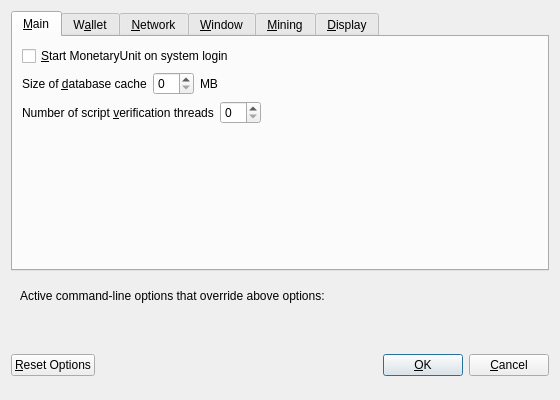
<?xml version="1.0" encoding="UTF-8"?>
<ui version="4.0">
 <class>OptionsDialog</class>
 <widget class="QDialog" name="OptionsDialog">
  <property name="geometry">
   <rect>
    <x>0</x>
    <y>0</y>
    <width>560</width>
    <height>400</height>
   </rect>
  </property>
  <property name="windowTitle">
   <string>Options</string>
  </property>
  <property name="modal">
   <bool>true</bool>
  </property>
  <layout class="QVBoxLayout" name="verticalLayout">
   <item>
    <widget class="QTabWidget" name="tabWidget">
     <property name="currentIndex">
      <number>0</number>
     </property>
     <widget class="QWidget" name="tabMain">
      <attribute name="title">
       <string>&amp;Main</string>
      </attribute>
      <layout class="QVBoxLayout" name="verticalLayout_Main">
       <item>
        <widget class="QCheckBox" name="bitcoinAtStartup">
         <property name="toolTip">
          <string>Automatically start MonetaryUnit after logging in to the system.</string>
         </property>
         <property name="text">
          <string>&amp;Start MonetaryUnit on system login</string>
         </property>
        </widget>
       </item>
       <item>
        <layout class="QHBoxLayout" name="horizontalLayout_2_Main">
         <item>
          <widget class="QLabel" name="databaseCacheLabel">
           <property name="text">
            <string>Size of &amp;database cache</string>
           </property>
           <property name="textFormat">
            <enum>Qt::PlainText</enum>
           </property>
           <property name="buddy">
            <cstring>databaseCache</cstring>
           </property>
          </widget>
         </item>
         <item>
          <widget class="QSpinBox" name="databaseCache"/>
         </item>
         <item>
          <widget class="QLabel" name="databaseCacheUnitLabel">
           <property name="text">
            <string>MB</string>
           </property>
           <property name="textFormat">
            <enum>Qt::PlainText</enum>
           </property>
          </widget>
         </item>
         <item>
          <spacer name="horizontalSpacer_2_Main">
           <property name="orientation">
            <enum>Qt::Horizontal</enum>
           </property>
           <property name="sizeHint" stdset="0">
            <size>
             <width>40</width>
             <height>20</height>
            </size>
           </property>
          </spacer>
         </item>
        </layout>
       </item>
       <item>
        <layout class="QHBoxLayout" name="horizontalLayout_3_Main">
         <item>
          <widget class="QLabel" name="threadsScriptVerifLabel">
           <property name="text">
            <string>Number of script &amp;verification threads</string>
           </property>
           <property name="textFormat">
            <enum>Qt::PlainText</enum>
           </property>
           <property name="buddy">
            <cstring>threadsScriptVerif</cstring>
           </property>
          </widget>
         </item>
         <item>
          <widget class="QSpinBox" name="threadsScriptVerif">
           <property name="toolTip">
            <string>(0 = auto, &lt;0 = leave that many cores free)</string>
           </property>
          </widget>
         </item>
         <item>
          <spacer name="horizontalSpacer_3_Main">
           <property name="orientation">
            <enum>Qt::Horizontal</enum>
           </property>
           <property name="sizeHint" stdset="0">
            <size>
             <width>40</width>
             <height>20</height>
            </size>
           </property>
          </spacer>
         </item>
        </layout>
       </item>
       <item>
        <spacer name="verticalSpacer_Main">
         <property name="orientation">
          <enum>Qt::Vertical</enum>
         </property>
         <property name="sizeHint" stdset="0">
          <size>
           <width>20</width>
           <height>40</height>
          </size>
         </property>
        </spacer>
       </item>
      </layout>
     </widget>
     <widget class="QWidget" name="tabWallet">
      <attribute name="title">
       <string>W&amp;allet</string>
      </attribute>
      <layout class="QVBoxLayout" name="verticalLayout_Wallet">
       <item>
        <widget class="QLabel" name="transactionFeeInfoLabel">
         <property name="text">
          <string>Optional transaction fee per kB that helps make sure your transactions are processed quickly. Most transactions are 1 kB.</string>
         </property>
         <property name="textFormat">
          <enum>Qt::PlainText</enum>
         </property>
         <property name="wordWrap">
          <bool>true</bool>
         </property>
        </widget>
       </item>
       <item>
        <layout class="QHBoxLayout" name="horizontalLayout_1_Wallet">
         <item>
          <widget class="QLabel" name="transactionFeeLabel">
           <property name="text">
            <string>Pay transaction &amp;fee</string>
           </property>
           <property name="textFormat">
            <enum>Qt::PlainText</enum>
           </property>
           <property name="buddy">
            <cstring>transactionFee</cstring>
           </property>
          </widget>
         </item>
         <item>
          <widget class="BitcoinAmountField" name="transactionFee"/>
         </item>
         <item>
          <spacer name="horizontalSpacer_1_Wallet">
           <property name="orientation">
            <enum>Qt::Horizontal</enum>
           </property>
           <property name="sizeHint" stdset="0">
            <size>
             <width>40</width>
             <height>20</height>
            </size>
           </property>
          </spacer>
         </item>
        </layout>
       </item>
       <item>
        <spacer name="verticalSpacer_Wallet">
         <property name="orientation">
          <enum>Qt::Vertical</enum>
         </property>
         <property name="sizeHint" stdset="0">
          <size>
           <width>20</width>
           <height>40</height>
          </size>
         </property>
        </spacer>
       </item>
       <item>
        <widget class="QGroupBox" name="groupBox">
         <property name="title">
          <string>Expert</string>
         </property>
         <layout class="QVBoxLayout" name="verticalLayout_2">
          <item>
           <widget class="QCheckBox" name="coinControlFeatures">
            <property name="toolTip">
             <string>Whether to show coin control features or not.</string>
            </property>
            <property name="text">
             <string>Enable coin &amp;control features</string>
            </property>
           </widget>
          </item>
          <item>
           <widget class="QCheckBox" name="spendZeroConfChange">
            <property name="toolTip">
             <string>If you disable the spending of unconfirmed change, the change from a transaction cannot be used until that transaction has at least one confirmation. This also affects how your balance is computed.</string>
            </property>
            <property name="text">
             <string>&amp;Spend unconfirmed change</string>
            </property>
           </widget>
          </item>
         </layout>
        </widget>
       </item>
      </layout>
     </widget>
     <widget class="QWidget" name="tabNetwork">
      <attribute name="title">
       <string>&amp;Network</string>
      </attribute>
      <layout class="QVBoxLayout" name="verticalLayout_Network">
       <item>
        <widget class="QCheckBox" name="mapPortUpnp">
         <property name="toolTip">
          <string>Automatically open the MonetaryUnit client port on the router. This only works when your router supports UPnP and it is enabled.</string>
         </property>
         <property name="text">
          <string>Map port using &amp;UPnP</string>
         </property>
        </widget>
       </item>
       <item>
        <widget class="QCheckBox" name="connectSocks">
         <property name="toolTip">
          <string>Connect to the MonetaryUnit network through a SOCKS proxy.</string>
         </property>
         <property name="text">
          <string>&amp;Connect through SOCKS proxy (default proxy):</string>
         </property>
        </widget>
       </item>
       <item>
        <layout class="QHBoxLayout" name="horizontalLayout_1_Network">
         <item>
          <widget class="QLabel" name="proxyIpLabel">
           <property name="text">
            <string>Proxy &amp;IP:</string>
           </property>
           <property name="textFormat">
            <enum>Qt::PlainText</enum>
           </property>
           <property name="buddy">
            <cstring>proxyIp</cstring>
           </property>
          </widget>
         </item>
         <item>
          <widget class="QValidatedLineEdit" name="proxyIp">
           <property name="minimumSize">
            <size>
             <width>140</width>
             <height>0</height>
            </size>
           </property>
           <property name="maximumSize">
            <size>
             <width>140</width>
             <height>16777215</height>
            </size>
           </property>
           <property name="toolTip">
            <string>IP address of the proxy (e.g. IPv4: 127.0.0.1 / IPv6: ::1)</string>
           </property>
          </widget>
         </item>
         <item>
          <widget class="QLabel" name="proxyPortLabel">
           <property name="text">
            <string>&amp;Port:</string>
           </property>
           <property name="textFormat">
            <enum>Qt::PlainText</enum>
           </property>
           <property name="buddy">
            <cstring>proxyPort</cstring>
           </property>
          </widget>
         </item>
         <item>
          <widget class="QLineEdit" name="proxyPort">
           <property name="minimumSize">
            <size>
             <width>55</width>
             <height>0</height>
            </size>
           </property>
           <property name="maximumSize">
            <size>
             <width>55</width>
             <height>16777215</height>
            </size>
           </property>
           <property name="toolTip">
            <string>Port of the proxy (e.g. 9050)</string>
           </property>
          </widget>
         </item>
         <item>
          <widget class="QLabel" name="socksVersionLabel">
           <property name="text">
            <string>SOCKS &amp;Version:</string>
           </property>
           <property name="textFormat">
            <enum>Qt::PlainText</enum>
           </property>
           <property name="buddy">
            <cstring>socksVersion</cstring>
           </property>
          </widget>
         </item>
         <item>
          <widget class="QValueComboBox" name="socksVersion">
           <property name="toolTip">
            <string>SOCKS version of the proxy (e.g. 5)</string>
           </property>
          </widget>
         </item>
         <item>
          <spacer name="horizontalSpacer_1_Network">
           <property name="orientation">
            <enum>Qt::Horizontal</enum>
           </property>
           <property name="sizeHint" stdset="0">
            <size>
             <width>40</width>
             <height>20</height>
            </size>
           </property>
          </spacer>
         </item>
        </layout>
       </item>
       <item>
        <spacer name="verticalSpacer_Network">
         <property name="orientation">
          <enum>Qt::Vertical</enum>
         </property>
         <property name="sizeHint" stdset="0">
          <size>
           <width>20</width>
           <height>40</height>
          </size>
         </property>
        </spacer>
       </item>
      </layout>
     </widget>
     <widget class="QWidget" name="tabWindow">
      <attribute name="title">
       <string>&amp;Window</string>
      </attribute>
      <layout class="QVBoxLayout" name="verticalLayout_Window">
       <item>
        <widget class="QCheckBox" name="minimizeToTray">
         <property name="toolTip">
          <string>Show only a tray icon after minimizing the window.</string>
         </property>
         <property name="text">
          <string>&amp;Minimize to the tray instead of the taskbar</string>
         </property>
        </widget>
       </item>
       <item>
        <widget class="QCheckBox" name="minimizeOnClose">
         <property name="toolTip">
          <string>Minimize instead of exit the application when the window is closed. When this option is enabled, the application will be closed only after selecting Quit in the menu.</string>
         </property>
         <property name="text">
          <string>M&amp;inimize on close</string>
         </property>
        </widget>
       </item>
       <item>
        <spacer name="verticalSpacer_Window">
         <property name="orientation">
          <enum>Qt::Vertical</enum>
         </property>
         <property name="sizeHint" stdset="0">
          <size>
           <width>20</width>
           <height>40</height>
          </size>
         </property>
        </spacer>
       </item>
      </layout>
     </widget>
     
     <widget class="QWidget" name="tabMining">
      <attribute name="title">
       <string>&amp;Mining</string>
      </attribute>
      <layout class="QVBoxLayout" name="verticalLayout_Mining">
      
       <item>
        <widget class="QCheckBox" name="checkboxMiningEnabled">
         <property name="toolTip">
          <string>&lt;html&gt;&lt;head/&gt;&lt;body&gt;&lt;p&gt;Whether to enabled MonetaryUnit mining by default.&lt;/p&gt;&lt;/body&gt;&lt;/html&gt;</string>
         </property>
         <property name="text">
          <string>&amp;Mining enabled</string>
         </property>
        </widget>
       </item>
       
       <item>
        <layout class="QHBoxLayout" name="horizontalLayout_2_Mining">        
         <item>
          <widget class="QLabel" name="labelMiningProcLimit">
           <property name="text">
            <string>&amp;Mining limit:</string>
           </property>
           <property name="textFormat">
            <enum>Qt::PlainText</enum>
           </property>
           <property name="buddy">
            <cstring>comboMiningProcLimit</cstring>
           </property>
          </widget>
         </item>
         <item>
          <widget class="QValueComboBox" name="comboMiningProcLimit">
           <property name="toolTip">
            <string>Choose the default mining intensity.</string>
           </property>
          </widget>
         </item>
        </layout>
       </item>
       <item>
        <spacer name="verticalSpacer_Display">
         <property name="orientation">
          <enum>Qt::Vertical</enum>
         </property>
         <property name="sizeHint" stdset="0">
          <size>
           <width>20</width>
           <height>40</height>
          </size>
         </property>
        </spacer>
       </item>
       
      </layout>
     </widget>
     
     
     <widget class="QWidget" name="tabDisplay">
      <attribute name="title">
       <string>&amp;Display</string>
      </attribute>
      <layout class="QVBoxLayout" name="verticalLayout_Display">
       <item>
        <layout class="QHBoxLayout" name="horizontalLayout_1_Display">
         <item>
          <widget class="QLabel" name="langLabel">
           <property name="text">
            <string>User Interface &amp;language:</string>
           </property>
           <property name="textFormat">
            <enum>Qt::PlainText</enum>
           </property>
           <property name="buddy">
            <cstring>lang</cstring>
           </property>
          </widget>
         </item>
         <item>
          <widget class="QValueComboBox" name="lang">
           <property name="toolTip">
            <string>The user interface language can be set here. This setting will take effect after restarting MonetaryUnit.</string>
           </property>
          </widget>
         </item>
        </layout>
       </item>
       <item>
        <layout class="QHBoxLayout" name="horizontalLayout_2_Display">
         <item>
          <widget class="QLabel" name="unitLabel">
           <property name="text">
            <string>&amp;Unit to show amounts in:</string>
           </property>
           <property name="textFormat">
            <enum>Qt::PlainText</enum>
           </property>
           <property name="buddy">
            <cstring>unit</cstring>
           </property>
          </widget>
         </item>
         <item>
          <widget class="QValueComboBox" name="unit">
           <property name="toolTip">
            <string>Choose the default subdivision unit to show in the interface and when sending coins.</string>
           </property>
          </widget>
         </item>
        </layout>
       </item>
       <item>
        <widget class="QCheckBox" name="displayAddresses">
         <property name="toolTip">
          <string>Whether to show MonetaryUnit addresses in the transaction list or not.</string>
         </property>
         <property name="text">
          <string>&amp;Display addresses in transaction list</string>
         </property>
        </widget>
       </item>
       <item>
        <layout class="QHBoxLayout" name="horizontalLayout_3_Display">
         <item>
          <widget class="QLabel" name="thirdPartyTxUrlsLabel">
           <property name="toolTip">
            <string>Third party URLs (e.g. a block explorer) that appear in the transactions tab as context menu items. %s in the URL is replaced by transaction hash. Multiple URLs are separated by vertical bar |.</string>
           </property>
           <property name="text">
            <string>Third party transaction URLs</string>
           </property>
           <property name="buddy">
            <cstring>thirdPartyTxUrls</cstring>
           </property>
          </widget>
         </item>
         <item>
          <widget class="QLineEdit" name="thirdPartyTxUrls">
           <property name="toolTip">
            <string>Third party URLs (e.g. a block explorer) that appear in the transactions tab as context menu items. %s in the URL is replaced by transaction hash. Multiple URLs are separated by vertical bar |.</string>
           </property>
          </widget>
         </item>
        </layout>
       </item>
       <item>
        <spacer name="verticalSpacer_Display">
         <property name="orientation">
          <enum>Qt::Vertical</enum>
         </property>
         <property name="sizeHint" stdset="0">
          <size>
           <width>20</width>
           <height>40</height>
          </size>
         </property>
        </spacer>
       </item>
      </layout>
     </widget>
    </widget>
   </item>
   <item>
    <widget class="QFrame" name="frame">
     <layout class="QVBoxLayout" name="verticalLayout_Bottom">
      <item>
       <layout class="QHBoxLayout" name="horizontalLayout_Bottom">
        <item>
         <widget class="QLabel" name="overriddenByCommandLineInfoLabel">
          <property name="text">
           <string>Active command-line options that override above options:</string>
          </property>
          <property name="textFormat">
           <enum>Qt::PlainText</enum>
          </property>
         </widget>
        </item>
        <item>
         <spacer name="horizontalSpacer_Bottom">
          <property name="orientation">
           <enum>Qt::Horizontal</enum>
          </property>
          <property name="sizeHint" stdset="0">
           <size>
            <width>40</width>
            <height>20</height>
           </size>
          </property>
         </spacer>
        </item>
       </layout>
      </item>
      <item>
       <widget class="QLabel" name="overriddenByCommandLineLabel">
        <property name="text">
         <string/>
        </property>
        <property name="textFormat">
         <enum>Qt::PlainText</enum>
        </property>
        <property name="wordWrap">
         <bool>true</bool>
        </property>
       </widget>
      </item>
     </layout>
    </widget>
   </item>
   <item>
    <layout class="QHBoxLayout" name="horizontalLayout_Buttons">
     <item>
      <widget class="QPushButton" name="resetButton">
       <property name="toolTip">
        <string>Reset all client options to default.</string>
       </property>
       <property name="text">
        <string>&amp;Reset Options</string>
       </property>
       <property name="autoDefault">
        <bool>false</bool>
       </property>
      </widget>
     </item>
     <item>
      <spacer name="horizontalSpacer_1">
       <property name="orientation">
        <enum>Qt::Horizontal</enum>
       </property>
       <property name="sizeHint" stdset="0">
        <size>
         <width>40</width>
         <height>48</height>
        </size>
       </property>
      </spacer>
     </item>
     <item>
      <widget class="QLabel" name="statusLabel">
       <property name="minimumSize">
        <size>
         <width>200</width>
         <height>0</height>
        </size>
       </property>
       <property name="font">
        <font>
         <weight>75</weight>
         <bold>true</bold>
        </font>
       </property>
       <property name="text">
        <string/>
       </property>
       <property name="textFormat">
        <enum>Qt::PlainText</enum>
       </property>
       <property name="wordWrap">
        <bool>true</bool>
       </property>
      </widget>
     </item>
     <item>
      <spacer name="horizontalSpacer_2">
       <property name="orientation">
        <enum>Qt::Horizontal</enum>
       </property>
       <property name="sizeHint" stdset="0">
        <size>
         <width>40</width>
         <height>48</height>
        </size>
       </property>
      </spacer>
     </item>
     <item>
      <widget class="QPushButton" name="okButton">
       <property name="text">
        <string>&amp;OK</string>
       </property>
      </widget>
     </item>
     <item>
      <widget class="QPushButton" name="cancelButton">
       <property name="text">
        <string>&amp;Cancel</string>
       </property>
       <property name="autoDefault">
        <bool>false</bool>
       </property>
      </widget>
     </item>
    </layout>
   </item>
  </layout>
 </widget>
 <customwidgets>
  <customwidget>
   <class>BitcoinAmountField</class>
   <extends>QLineEdit</extends>
   <header>bitcoinamountfield.h</header>
   <container>1</container>
  </customwidget>
  <customwidget>
   <class>QValidatedLineEdit</class>
   <extends>QLineEdit</extends>
   <header>qvalidatedlineedit.h</header>
  </customwidget>
  <customwidget>
   <class>QValueComboBox</class>
   <extends>QComboBox</extends>
   <header>qvaluecombobox.h</header>
  </customwidget>
 </customwidgets>
 <resources/>
 <connections/>
</ui>
